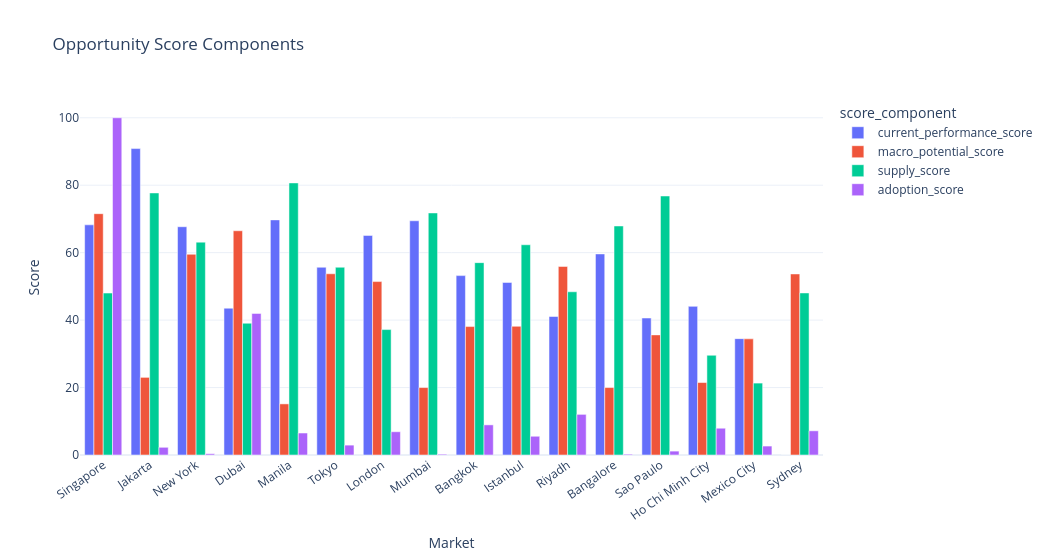

The cell this chart's notebook holds for it:
### Code cell
score_components = market_opportunity[
    [
        "market_name",
        "current_performance_score",
        "macro_potential_score",
        "supply_score",
        "adoption_score",
    ]
].melt(id_vars="market_name", var_name="score_component", value_name="score")

fig = px.bar(
    score_components,
    x="market_name",
    y="score",
    color="score_component",
    barmode="group",
    title="Opportunity Score Components",
    labels={"market_name": "Market", "score": "Score"},
)
fig.update_layout(xaxis_tickangle=-35)
fig.show()

### Figure 1 — Plotly figure (JSON) as saved in the notebook; plotly's stock layout.template omitted (floating-point values rounded to 4 significant figures)
{"data": [{"alignmentgroup": "True", "hovertemplate": "score_component=current_performance_score<br>Market=%{x}<br>Score=%{y}<extra></extra>", "legendgroup": "current_performance_score", "marker": {"color": "#636efa", "pattern": {"shape": ""}}, "name": "current_performance_score", "offsetgroup": "current_performance_score", "orientation": "v", "showlegend": true, "textposition": "auto", "type": "bar", "x": ["Singapore", "Jakarta", "New York", "Dubai", "Manila", "Tokyo", "London", "Mumbai", "Bangkok", "Istanbul", "Riyadh", "Bangalore", "Sao Paulo", "Ho Chi Minh City", "Mexico City", "Sydney"], "xaxis": "x", "y": [68.25, 90.86, 67.69, 43.53, 69.71, 55.67, 65.11, 69.45, 53.19, 51.17, 41.07, 59.62, 40.61, 44.07, 34.5, 0.0], "yaxis": "y"}, {"alignmentgroup": "True", "hovertemplate": "score_component=macro_potential_score<br>Market=%{x}<br>Score=%{y}<extra></extra>", "legendgroup": "macro_potential_score", "marker": {"color": "#EF553B", "pattern": {"shape": ""}}, "name": "macro_potential_score", "offsetgroup": "macro_potential_score", "orientation": "v", "showlegend": true, "textposition": "auto", "type": "bar", "x": ["Singapore", "Jakarta", "New York", "Dubai", "Manila", "Tokyo", "London", "Mumbai", "Bangkok", "Istanbul", "Riyadh", "Bangalore", "Sao Paulo", "Ho Chi Minh City", "Mexico City", "Sydney"], "xaxis": "x", "y": [71.56, 23.02, 59.51, 66.49, 15.15, 53.74, 51.43, 20.0, 38.08, 38.16, 55.91, 20.0, 35.62, 21.49, 34.44, 53.69], "yaxis": "y"}, {"alignmentgroup": "True", "hovertemplate": "score_component=supply_score<br>Market=%{x}<br>Score=%{y}<extra></extra>", "legendgroup": "supply_score", "marker": {"color": "#00cc96", "pattern": {"shape": ""}}, "name": "supply_score", "offsetgroup": "supply_score", "orientation": "v", "showlegend": true, "textposition": "auto", "type": "bar", "x": ["Singapore", "Jakarta", "New York", "Dubai", "Manila", "Tokyo", "London", "Mumbai", "Bangkok", "Istanbul", "Riyadh", "Bangalore", "Sao Paulo", "Ho Chi Minh City", "Mexico City", "Sydney"], "xaxis": "x", "y": [48.01, 77.7, 63.12, 39.07, 80.68, 55.67, 37.19, 71.78, 57.04, 62.34, 48.4, 67.91, 76.8, 29.57, 21.32, 48.05], "yaxis": "y"}, {"alignmentgroup": "True", "hovertemplate": "score_component=adoption_score<br>Market=%{x}<br>Score=%{y}<extra></extra>", "legendgroup": "adoption_score", "marker": {"color": "#ab63fa", "pattern": {"shape": ""}}, "name": "adoption_score", "offsetgroup": "adoption_score", "orientation": "v", "showlegend": true, "textposition": "auto", "type": "bar", "x": ["Singapore", "Jakarta", "New York", "Dubai", "Manila", "Tokyo", "London", "Mumbai", "Bangkok", "Istanbul", "Riyadh", "Bangalore", "Sao Paulo", "Ho Chi Minh City", "Mexico City", "Sydney"], "xaxis": "x", "y": [100.0, 2.282, 0.3795, 41.99, 6.518, 2.93, 6.897, 0.2423, 8.935, 5.556, 12.05, 0.2423, 1.152, 7.938, 2.65, 7.173], "yaxis": "y"}], "layout": {"barmode": "group", "height": 560, "legend": {"title": {"text": "score_component"}, "tracegroupgap": 0}, "title": {"text": "Opportunity Score Components"}, "width": 1050, "xaxis": {"anchor": "y", "domain": [0, 1], "tickangle": -35, "title": {"text": "Market"}}, "yaxis": {"anchor": "x", "domain": [0, 1], "title": {"text": "Score"}}}}
